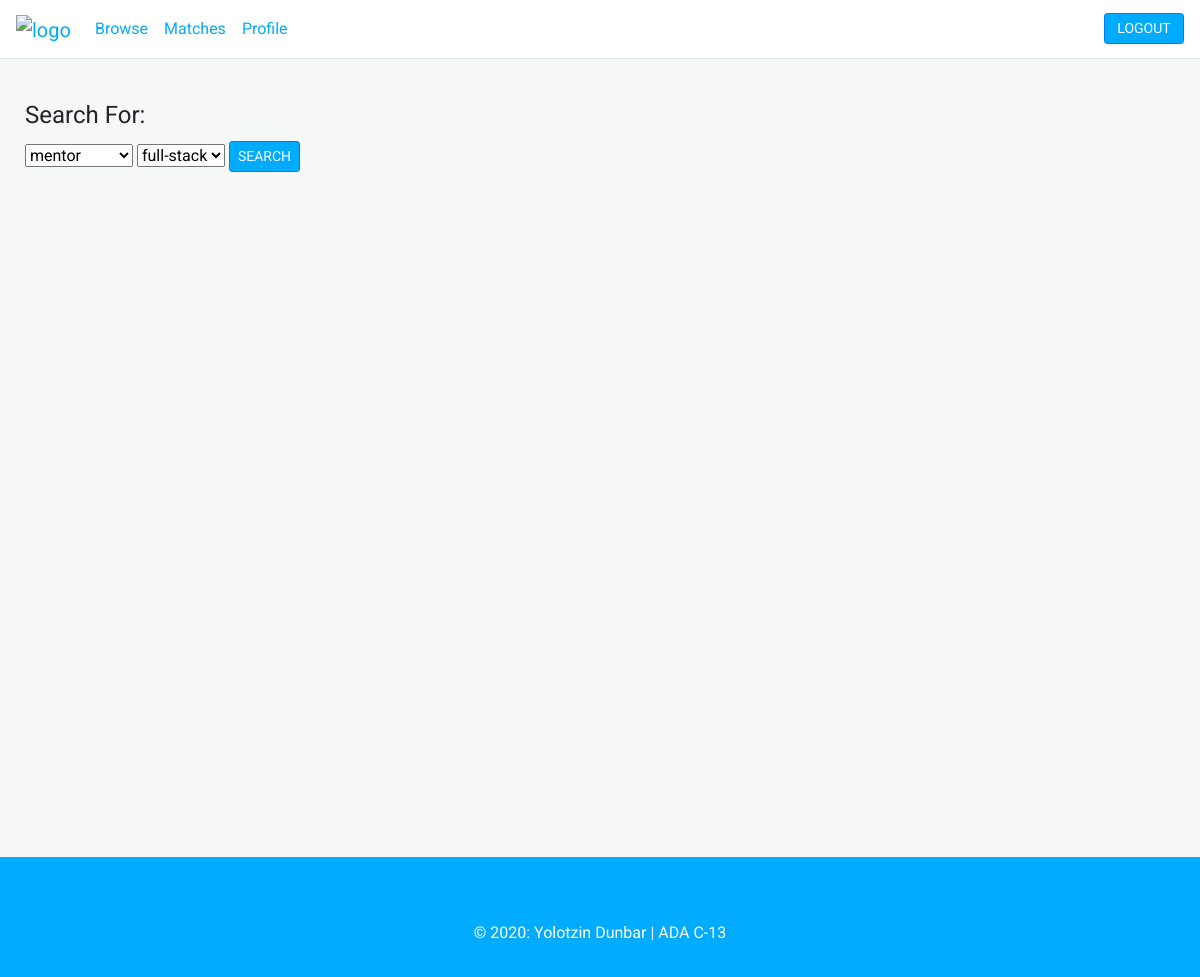
/browse (signed in), run on an earlier commit of the app's database.
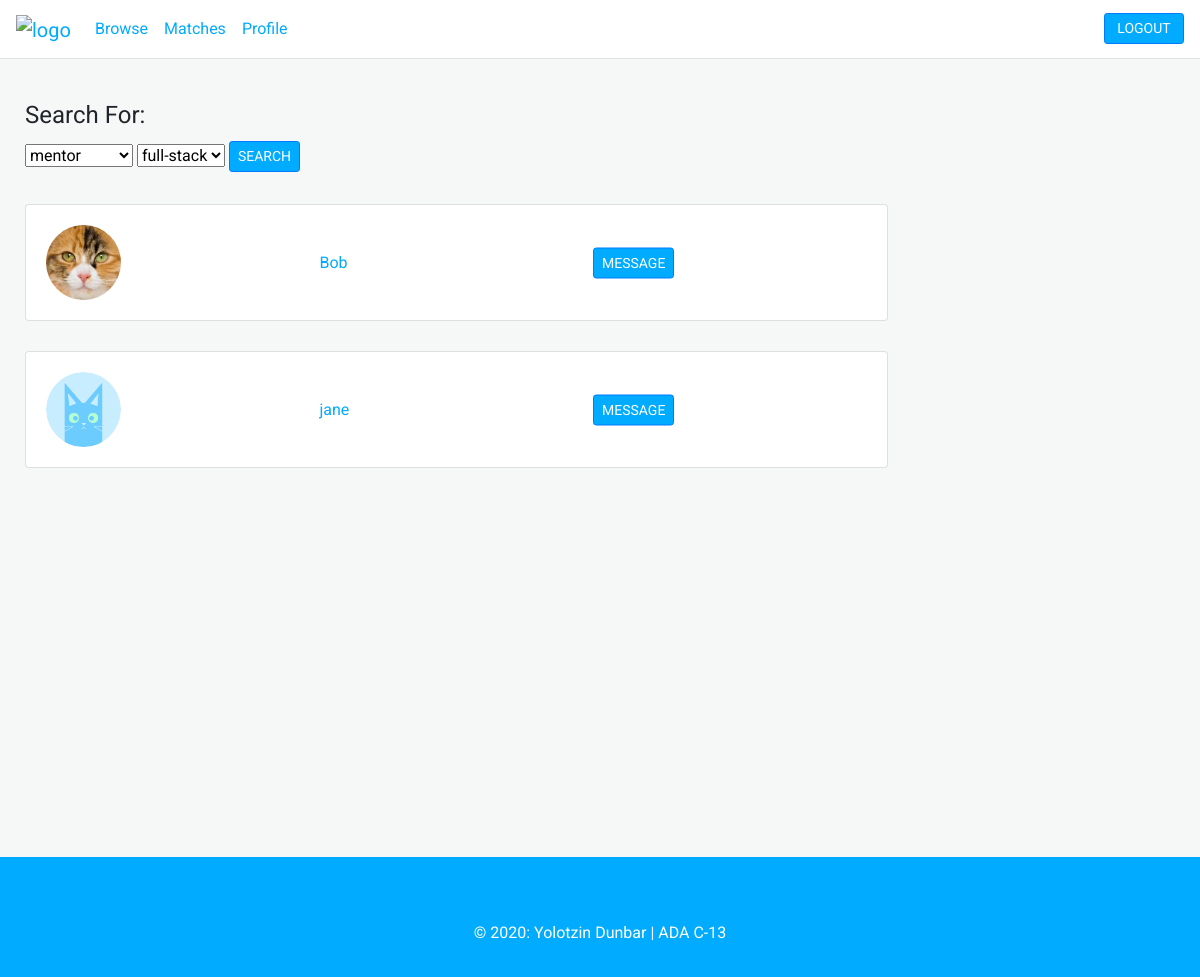
And on a later commit of the database.
### app/models.py (models this page shows, shortened)
class User(db.Model, UserMixin):
    id = db.Column(db.Integer, primary_key=True)
    username = db.Column(db.String(), unique=True, nullable=False)
    email = db.Column(db.String(), unique=True, nullable=False)
    image = db.Column(db.String(), nullable=False, default='default.png')
    password = db.Column(db.String(60))
    posts = db.relationship('Post', backref='author', lazy=True, foreign_keys = 'Post.author_id')
    recieved_posts = db.relationship('Post', backref='recipient', lazy=True, foreign_keys = 'Post.recipient_id')
    roles = db.relationship('Role', backref='user', lazy='dynamic', foreign_keys = 'Role.user_id')

### app/routes.py (the view)
@app.route('/browse', methods=['GET', 'POST'])
def browse():
    form = SearchForm()
    form.skill.choices = [('full-stack', 'full-stack'), ('back-end', 'back-end'), ('front-end', 'front-end')]
    if request.method == 'POST':
        all_users = User.query.all()
        if current_user.is_authenticated:
            all_users.remove(current_user)
        user_matches = []
        role = form.role.data
        skill = form.skill.data
        for user in all_users:
            role_match = user.roles.filter_by(name=role).first()
            if role_match:
                skill_match = role_match.skills.filter_by(name=skill).first()
                if skill_match:
                    user_matches.append(user)
        users = user_matches
    elif request.method == 'GET':
        users = User.query.all()
        if current_user.is_authenticated:
            users.remove(current_user)
    return render_template('browse.html', users=users, form=form)

### app/forms.py
class SearchForm(FlaskForm):
    role = SelectField('role', choices=[('mentor', 'mentor'), ('mentee', 'mentee'), ('collaborator', 'collaborator')])
    skill = SelectField('specialty', choices=[])
    submit = SubmitField('SEARCH')

### app/models.py (called while the page is built)
@login_manager.user_loader
def load_user(user_id):
    return User.query.get(int(user_id))

### app/templates/browse.html (shortened to what this page needs)
{% extends 'layout.html' %}
{% block content %}
    <div class="padded-container">
        <form method="POST">
            <fieldset class="form-group">
                <legend>Search For:</legend>
                    <div class="form-group">
                        {{ form.role }}
                        {{ form.skill }}
                        {{ form.submit(class="btn btn-primary btn-sm") }}
                    </div>
            </fieldset>
        </form>
        {% for user in users %}
            <div class="card w-75">
                <div class="card-body user-card">
                    <div class="left">
                        <img class="rounded-circle small-image" src="{{ url_for('static', filename='profile_pictures/' + user.image) }}">
                    </div>
                    <div class="middle center">
                        <div class="centered">
                            <p class="card-text"><a href="{{ url_for('profile', username = user.username) }}">{{ user.username }}</a></p>
                        </div>
                    </div>
                    <div class="right center">
                        <div class="centered">
                            <a class="btn btn-primary btn-sm" href="{{ url_for('new_post', username = user.username) }}">MESSAGE</a>
                        </div>
                    </div>
                </div>
            </div>
        {% endfor %}
    </div>
{% endblock content %}

### app/templates/layout.html (shortened to what this page needs)
<!DOCTYPE html>
<html lang="en">
    <head>
        <link rel="stylesheet" href="https://stackpath.bootstrapcdn.com/bootstrap/4.5.0/css/bootstrap.min.css">
        <link rel="stylesheet" type="text/css" href="{{ url_for('static', filename='main.css') }}">
    </head>
    <body>
      <nav class="navbar navbar-expand-lg navbar-light fixed-top border-bottom">
          <a class="navbar-brand" href="{{ url_for('home') }}"><img alt="logo" src="https://i.imgur.com/vu7zWNP.png" height="28"></a>
          <div class="collapse navbar-collapse" id="navbarNav">
            <ul class="navbar-nav mr-auto">
              <li class="nav-item">
                <a class="nav-link" href="{{ url_for('browse') }}">Browse</a>
              </li>
              {% if current_user.is_authenticated %}
                <li class="nav-item">
                  <a class="nav-link" href="{{ url_for('matches') }}">Matches</a>
                </li>
                <li class="nav-item">
                  <a class="nav-link" href="{{ url_for('profile_settings') }}">Profile</a>
                </li>
              {% endif %}
            </ul>
            <ul class="navbar-nav navbar-right">
              {% if current_user.is_authenticated %}
                <li class="nav-item">
                  <a class="btn btn-primary btn-sm" href="{{ url_for('logout') }}">LOGOUT</a>
                </li>
              {% endif %}
            </ul>
          </div>
        </nav>
        <div class="main">
          <div>
            {% block content %}{% endblock %}
          </div>
        </div>
        <footer>
          <div class="copyright">
            <p>
              © 2020: Yolotzin Dunbar | ADA C-13
            </p>
          </div>
        </footer>
    </body>
</html>

### app/static/main.css (style rules this page uses)
body { font-family: 'Roboto', sans-serif; background-color: #F6F8F8; padding-top: 57px; }
body a { color: #01ABFF; }
.main { position: relative; min-height: 100vh; margin: 0; padding: 0; }
.btn-primary, .btn-info { color: white !important; }
.btn-primary { background-color: #01ABFF !important;; }
.padded-container { padding: 40px 25px 25px 25px }
nav { background: white; }
nav a { color: #01ABFF !important; }
nav .btn { margin-left: 15px; width: 80px; color: white; }
.card { margin-bottom: 30px; }
.small-image { max-width: 75px; }
.message-card, .user-card { display: flex; }
.left, .right, .middle { flex: 1; }
.center { position: relative; }
.centered { margin: 0; position: absolute; top: 50%; -ms-transform: translateY(-50%); transform: translateY(-50%); }
footer { margin-top: auto; bottom: 0; padding-top: 4rem; padding-bottom: 1rem; width: 100%; background-color: #01ABFF; color: #fff; }
.copyright { text-align: center; }

What changed in the data, as far as the page shows it:
added User: image (picture), username "Bob"
added User: image (placeholder picture), username "jane"
